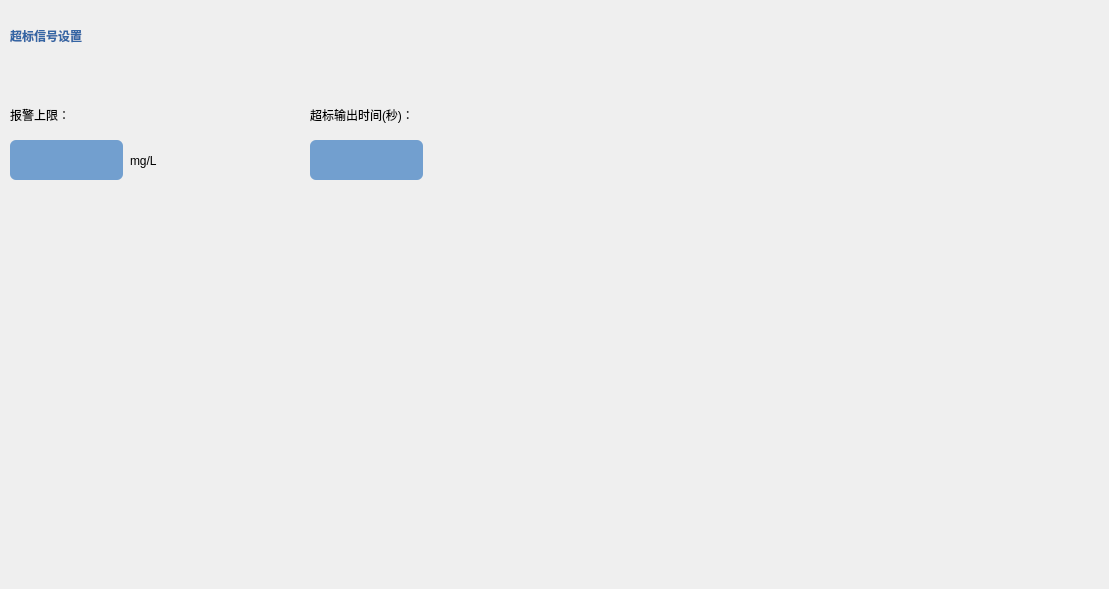
   <widget class="QWidget" name="page_4">
    <widget class="QLabel" name="label_68">
     <property name="geometry">
      <rect>
       <x>10</x>
       <y>10</y>
       <width>221</width>
       <height>51</height>
      </rect>
     </property>
     <property name="styleSheet">
      <string notr="true">font: 75 italic 13pt &quot;TakaoPGothic&quot;;
background: transparent;
color: rgb(52, 101, 164);
font-weight: bold; </string>
     </property>
     <property name="text">
      <string>超标信号设置</string>
     </property>
    </widget>
    <widget class="QLabel" name="label_21">
     <property name="geometry">
      <rect>
       <x>10</x>
       <y>90</y>
       <width>131</width>
       <height>49</height>
      </rect>
     </property>
     <property name="styleSheet">
      <string notr="true">background: transparent;</string>
     </property>
     <property name="text">
      <string>报警上限：</string>
     </property>
    </widget>
    <widget class="QLabel" name="label_22">
     <property name="geometry">
      <rect>
       <x>310</x>
       <y>90</y>
       <width>241</width>
       <height>49</height>
      </rect>
     </property>
     <property name="styleSheet">
      <string notr="true">background: transparent;</string>
     </property>
     <property name="text">
      <string>超标输出时间(秒)：</string>
     </property>
    </widget>
    <widget class="QLineEdit" name="lineEdit_13">
     <property name="geometry">
      <rect>
       <x>10</x>
       <y>140</y>
       <width>113</width>
       <height>40</height>
      </rect>
     </property>
     <property name="styleSheet">
      <string notr="true">background: rgb(114, 159, 207);
color: rgb(239, 41, 41);
border-radius: 6px;</string>
     </property>
    </widget>
    <widget class="QLineEdit" name="lineEdit_14">
     <property name="geometry">
      <rect>
       <x>310</x>
       <y>140</y>
       <width>113</width>
       <height>40</height>
      </rect>
     </property>
     <property name="styleSheet">
      <string notr="true">background: rgb(114, 159, 207);
color: rgb(239, 41, 41);
border-radius: 6px;</string>
     </property>
    </widget>
    <widget class="QLabel" name="label_23">
     <property name="geometry">
      <rect>
       <x>130</x>
       <y>140</y>
       <width>71</width>
       <height>41</height>
      </rect>
     </property>
     <property name="styleSheet">
      <string notr="true">background: transparent;</string>
     </property>
     <property name="text">
      <string>mg/L</string>
     </property>
    </widget>
    <widget class="QWidget" name="widget_11" native="true">
     <property name="geometry">
      <rect>
       <x>800</x>
       <y>260</y>
       <width>300</width>
       <height>320</height>
      </rect>
     </property>
     <property name="styleSheet">
      <string notr="true">background: transparent;</string>
     </property>
    </widget>
   </widget>
